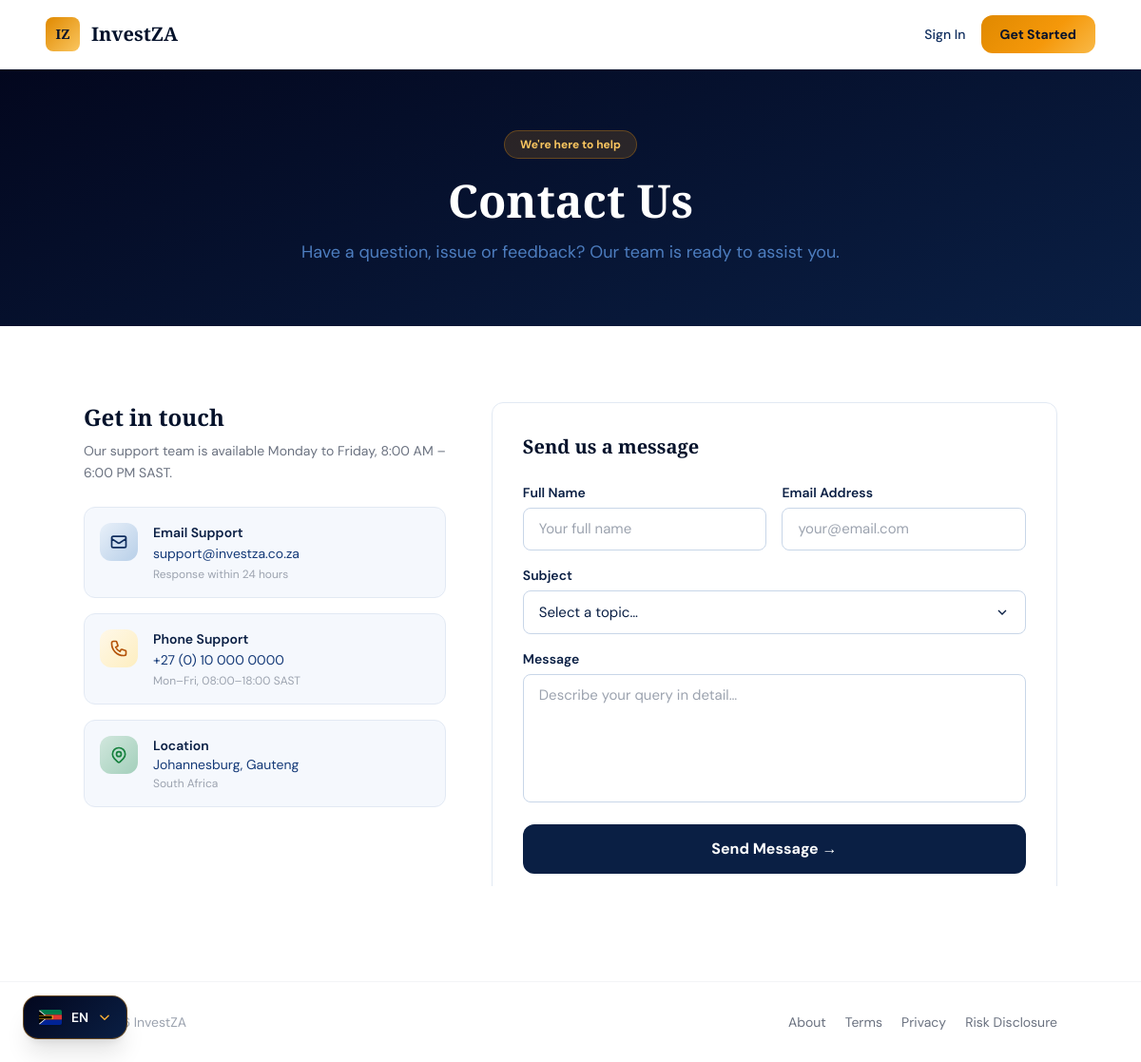
Page /contact/ on the committed database.
### apps/accounts/models.py (models this page shows, shortened)
class PlatformSettings(models.Model):
    platform_name       = models.CharField(max_length=100, default='InvestZA')
    tagline             = models.CharField(max_length=200, default='Invest with Confidence', blank=True)
    support_email       = models.EmailField(default='support@investza.co.za')
    support_phone       = models.CharField(max_length=30, default='+27 (0) 10 000 0000')
    support_whatsapp    = models.CharField(max_length=30, blank=True, help_text='WhatsApp number (international format)')
    website_url         = models.URLField(blank=True, default='https://investza.co.za')
    fsp_number          = models.CharField(max_length=30, blank=True, help_text='FSP licence number')
    registered_address  = models.TextField(blank=True)
    currency_code       = models.CharField(max_length=5,  default='ZAR')
    currency_symbol     = models.CharField(max_length=5,  default='R')
    min_deposit         = models.DecimalField(max_digits=12, decimal_places=2, default=500.00)
    max_deposit         = models.DecimalField(max_digits=12, decimal_places=2, default=5000000.00)
    min_withdrawal      = models.DecimalField(max_digits=12, decimal_places=2, default=200.00)
    max_withdrawal      = models.DecimalField(max_digits=12, decimal_places=2, default=1000000.00)
    withdrawal_fee_pct  = models.DecimalField(max_digits=5, decimal_places=2, default=0.00,
                            help_text='Withdrawal fee as a percentage (e.g. 1.5 = 1.5%)')
    maintenance_mode    = models.BooleanField(default=False,
                            help_text='Put platform in maintenance mode — blocks all user logins')
    maintenance_message = models.TextField(blank=True,
                            default='We are performing scheduled maintenance. We will be back shortly.')
    twitter_url         = models.URLField(blank=True)
    linkedin_url        = models.URLField(blank=True)
    facebook_url        = models.URLField(blank=True)
    instagram_url       = models.URLField(blank=True)
    updated_at = models.DateTimeField(auto_now=True)
    updated_by = models.ForeignKey(
        'accounts.User', null=True, blank=True,
        on_delete=models.SET_NULL, related_name='+'
    )
    class Meta:
        verbose_name = 'Platform Settings'
        verbose_name_plural = 'Platform Settings'
    @classmethod
    def get(cls):
        obj, _ = cls.objects.get_or_create(pk=1)
        return obj

### apps/accounts/views.py (the view, shortened to what this page needs)
def contact(request):
    return render(request, 'public/contact.html')

### apps/accounts/context_processors.py (called while the page is built, shortened)
def admin_pending_counts(request):
    if not request.user.is_authenticated or not (request.user.is_staff or request.user.is_superuser):
        return {}

### templates/public/contact.html (shortened to what this page needs)
{% extends "base/base.html" %}
{% block body %}
<nav class="sticky top-0 z-30 bg-white/95 backdrop-blur border-b border-gray-100 shadow-sm">
  <div class="max-w-6xl mx-auto px-6 py-4 flex items-center justify-between">
    <a href="/" class="flex items-center gap-3">
      <div class="w-9 h-9 rounded-lg flex items-center justify-center" style="background:linear-gradient(135deg,#e08900,#fac660);">
        <span class="font-display font-bold text-navy-900 text-sm">IZ</span>
      </div>
      <span class="font-display font-bold text-navy-900 text-xl">{{ PLATFORM_NAME }}</span>
    </a>
    <div class="flex items-center gap-4">
      <a href="{% url 'login' %}" class="text-navy-700 font-medium text-sm">Sign In</a>
      <a href="{% url 'register' %}" class="btn-gold px-5 py-2.5 rounded-xl text-navy-900 font-bold text-sm">Get Started</a>
    </div>
  </div>
</nav>
<section class="py-16 px-6 relative overflow-hidden" style="background:linear-gradient(160deg,#03071e,#0a1f44);">
  <div class="max-w-3xl mx-auto text-center fade-up fade-up-1">
    <span class="inline-block px-4 py-1.5 rounded-full text-xs font-bold text-gold-300 mb-5" style="background:rgba(245,152,10,0.15);border:1px solid rgba(245,152,10,0.3);">We're here to help</span>
    <h1 class="font-display font-bold text-white text-5xl mb-4">Contact Us</h1>
    <p class="text-navy-300 text-lg">Have a question, issue or feedback? Our team is ready to assist you.</p>
  </div>
</section>
<section class="py-20 px-6 bg-white">
  <div class="max-w-5xl mx-auto grid md:grid-cols-5 gap-12">
    <div class="md:col-span-2 space-y-6 fade-up fade-up-1">
      <div>
        <h2 class="font-display font-bold text-navy-900 text-2xl mb-2">Get in touch</h2>
        <p class="text-gray-500 text-sm leading-relaxed">Our support team is available Monday to Friday, 8:00 AM – 6:00 PM SAST.</p>
      </div>
      <div class="space-y-4">
        <div class="flex items-start gap-4 p-4 rounded-xl" style="background:#f5f8fd;border:1px solid #e2e9f3;">
          <div class="w-10 h-10 rounded-xl flex items-center justify-center flex-shrink-0" style="background:linear-gradient(135deg,#e8f0f9,#b8cfe8);">
            <svg class="w-5 h-5 text-navy-700" fill="none" stroke="currentColor" viewBox="0 0 24 24"><path stroke-linecap="round" stroke-linejoin="round" stroke-width="2" d="M3 8l7.89 5.26a2 2 0 002.22 0L21 8M5 19h14a2 2 0 002-2V7a2 2 0 00-2-2H5a2 2 0 00-2 2v10a2 2 0 002 2z"/></svg>
          </div>
          <div>
            <p class="text-navy-800 font-semibold text-sm">Email Support</p>
            <a href="mailto:{{ SUPPORT_EMAIL }}" class="text-navy-600 text-sm hover:text-gold-600 transition-colors">{{ SUPPORT_EMAIL }}</a>
            <p class="text-gray-400 text-xs mt-0.5">Response within 24 hours</p>
          </div>
        </div>
        <div class="flex items-start gap-4 p-4 rounded-xl" style="background:#f5f8fd;border:1px solid #e2e9f3;">
          <div class="w-10 h-10 rounded-xl flex items-center justify-center flex-shrink-0" style="background:linear-gradient(135deg,#fff8e8,#fdeec0);">
          </div>
          <div>
            <p class="text-navy-800 font-semibold text-sm">Phone Support</p>
            <a href="tel:{{ SUPPORT_PHONE }}" class="text-navy-600 text-sm hover:text-gold-600 transition-colors">{{ SUPPORT_PHONE }}</a>
            <p class="text-gray-400 text-xs mt-0.5">Mon–Fri, 08:00–18:00 SAST</p>
          </div>
        </div>
        <div class="flex items-start gap-4 p-4 rounded-xl" style="background:#f5f8fd;border:1px solid #e2e9f3;">
          <div class="w-10 h-10 rounded-xl flex items-center justify-center flex-shrink-0" style="background:linear-gradient(135deg,#d1e7dd,#a3cfbb);">
          </div>
          <div>
            <p class="text-navy-800 font-semibold text-sm">Location</p>
            <p class="text-navy-600 text-sm">Johannesburg, Gauteng</p>
            <p class="text-gray-400 text-xs mt-0.5">South Africa</p>
          </div>
        </div>
      </div>
    </div>
    <div class="md:col-span-3 fade-up fade-up-2">
      <div class="card p-8">
        <h3 class="font-display font-bold text-navy-900 text-xl mb-6">Send us a message</h3>
        <form method="post" class="space-y-4">
          <div class="grid sm:grid-cols-2 gap-4">
            <div>
              <label class="block text-sm font-semibold text-navy-800 mb-1.5">Full Name</label>
              <input type="text" name="full_name" class="form-input" placeholder="Your full name" required>
            </div>
            <div>
              <label class="block text-sm font-semibold text-navy-800 mb-1.5">Email Address</label>
              <input type="email" name="email" class="form-input" placeholder="your@email.com" required>
            </div>
          </div>
          <div>
            <label class="block text-sm font-semibold text-navy-800 mb-1.5">Subject</label>
            <select name="subject" class="form-select" required>
              <option value="">Select a topic…</option>
            </select>
          </div>
          <div>
            <label class="block text-sm font-semibold text-navy-800 mb-1.5">Message</label>
            <textarea name="message" rows="5" class="form-input resize-none" placeholder="Describe your query in detail…" required></textarea>
          </div>
          <button type="submit" class="btn-navy w-full py-3.5 rounded-xl text-white font-bold">
            Send Message →
          </button>
        </form>
      </div>
    </div>
  </div>
</section>
<footer class="py-8 px-6 bg-white border-t border-gray-100">
  <div class="max-w-5xl mx-auto flex flex-col md:flex-row items-center justify-between gap-4">
    <p class="text-gray-400 text-sm">© {% now "Y" %} {{ PLATFORM_NAME }}</p>
    <div class="flex flex-wrap gap-5 text-sm text-gray-500">
      <a href="{% url 'about' %}" class="hover:text-navy-700">About</a>
      <a href="{% url 'terms' %}" class="hover:text-navy-700">Terms</a>
      <a href="{% url 'privacy' %}" class="hover:text-navy-700">Privacy</a>
      <a href="{% url 'risk_disclosure' %}" class="hover:text-navy-700">Risk Disclosure</a>
    </div>
  </div>
</footer>
{% endblock %}

### templates/base/base.html (style rules this page uses)
*, *::before, *::after { box-sizing: border-box; }
body { font-family: 'DM Sans', system-ui, sans-serif; }
h1,h2,h3,.font-display { font-family: 'Playfair Display', Georgia, serif; }
.fade-up { animation: fadeUp 0.55s ease forwards; }
.fade-up-1 { animation-delay: 0.05s; opacity: 0; }
.fade-up-2 { animation-delay: 0.12s; opacity: 0; }
.btn-gold { background: linear-gradient(135deg, #e08900, #f5980a, #fac660, #e08900); background-size: 200% auto; transition: background-position 0.5s ease, transform 0.2s, box-shadow 0.2s; }
.btn-navy { background: #0a1f44; transition: background 0.2s, transform 0.2s, box-shadow 0.2s; }
.card { background: #fff; border: 1px solid #e2e9f3; border-radius: 12px; transition: box-shadow 0.25s, transform 0.25s; }
.form-input { width: 100%; padding: 0.65rem 1rem; border: 1.5px solid #c8d6e8; border-radius: 8px; font-family: 'DM Sans', sans-serif; font-size: 0.9375rem; color: #0a1f44; background: #fff; transition: border-color 0.2s, box-shadow 0.2s; outline: none; }
.form-select { width: 100%; padding: 0.65rem 1rem; border: 1.5px solid #c8d6e8; border-radius: 8px; font-family: 'DM Sans', sans-serif; font-size: 0.9375rem; color: #0a1f44; background: #fff; transition: border-color 0.2s, box-shadow 0.2s; outline: none; appearance: none; background-repeat: no-repeat; background-position: right 1rem center; }

### rows in the picture
PlatformSettings: platform_name "InvestZA", support_email "support@investza.co.za", support_phone "+27 (0) 10 000 0000"
